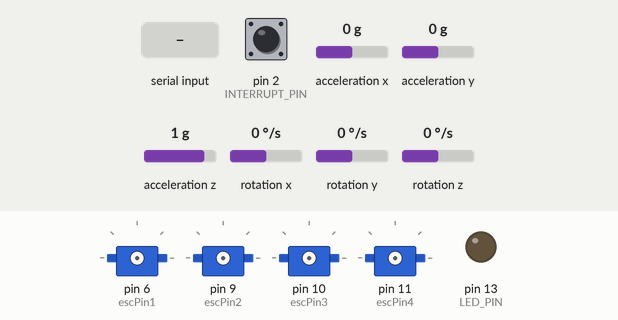
Recording of a sketch running on a simulated Arduino Leonardo, built with avr-gcc and run on an emulated ATmega32U4. Shown: 4 × servo, output pins drawn as LEDs (lit = HIGH). Inputs (shaded band) come from the test bench; at power-on: pin 2 (INTERRUPT_PIN) LOW, acceleration x 0 g, acceleration y 0 g, acceleration z 1 g, rotation x 0 °/s, rotation y 0 °/s, rotation z 0 °/s. The sensor or clock chip raises its interrupt line as the real part does; what the sketch prints to the serial monitor is not drawn.

Above: at 0.8 s.
0.9 s: "a\n" received over Serial
2.9 s: byte 97 ('a') received over Serial
At 3.8 s:
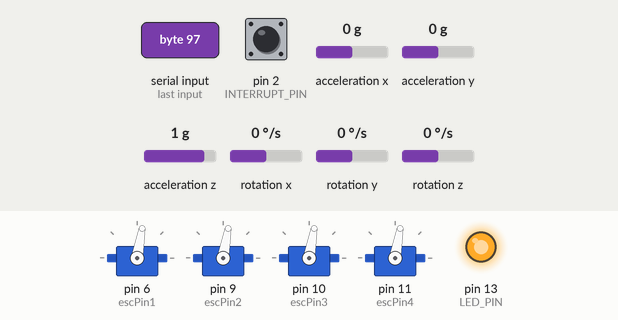
Timing chart, 0 to 5.9 s (numbered marks = the images above; inputs shaded):
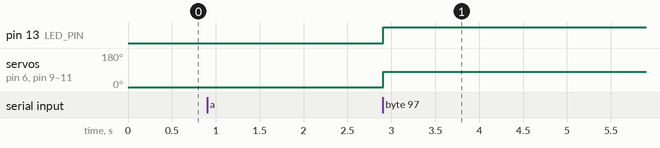

Measured:
- after the input at 2.9 s, pin 13 (LED_PIN): LOW → HIGH at once; servo on pin 6 (escPin1), servo on pin 9 (escPin2), servo on pin 10 (escPin3), servo on pin 11 (escPin4): 0° → 80° at once

The sketch:

MPU6050_DMP6.ino
```cpp
// I2C device class (I2Cdev) demonstration Arduino sketch for MPU6050 class using DMP (MotionApps v2.0)
// 6/21/2012 by Jeff Rowberg <jeff@rowberg.net>
// Updates should (hopefully) always be available at https://github.com/jrowberg/i2cdevlib
//
// Changelog:
//      2016-04-18 - Eliminated a potential infinite loop
//      2013-05-08 - added seamless Fastwire support
//                 - added note about gyro calibration
//      2012-06-21 - added note about Arduino 1.0.1 + Leonardo compatibility error
//      2012-06-20 - improved FIFO overflow handling and simplified read process
//      2012-06-19 - completely rearranged DMP initialization code and simplification
//      2012-06-13 - pull gyro and accel data from FIFO packet instead of reading directly
//      2012-06-09 - fix broken FIFO read sequence and change interrupt detection to RISING
//      2012-06-05 - add gravity-compensated initial reference frame acceleration output
//                 - add 3D math helper file to DMP6 example sketch
//                 - add Euler output and Yaw/Pitch/Roll output formats
//      2012-06-04 - remove accel offset clearing for better results (thanks Sungon Lee)
//      2012-06-01 - fixed gyro sensitivity to be 2000 deg/sec instead of 250
//      2012-05-30 - basic DMP initialization working

/* ============================================
  I2Cdev device library code is placed under the MIT license
  Copyright (c) 2012 Jeff Rowberg

  Permission is hereby granted, free of charge, to any person obtaining a copy
  of this software and associated documentation files (the "Software"), to deal
  in the Software without restriction, including without limitation the rights
  to use, copy, modify, merge, publish, distribute, sublicense, and/or sell
  copies of the Software, and to permit persons to whom the Software is
  furnished to do so, subject to the following conditions:

  The above copyright notice and this permission notice shall be included in
  all copies or substantial portions of the Software.

  THE SOFTWARE IS PROVIDED "AS IS", WITHOUT WARRANTY OF ANY KIND, EXPRESS OR
  IMPLIED, INCLUDING BUT NOT LIMITED TO THE WARRANTIES OF MERCHANTABILITY,
  FITNESS FOR A PARTICULAR PURPOSE AND NONINFRINGEMENT. IN NO EVENT SHALL THE
  AUTHORS OR COPYRIGHT HOLDERS BE LIABLE FOR ANY CLAIM, DAMAGES OR OTHER
  LIABILITY, WHETHER IN AN ACTION OF CONTRACT, TORT OR OTHERWISE, ARISING FROM,
  OUT OF OR IN CONNECTION WITH THE SOFTWARE OR THE USE OR OTHER DEALINGS IN
  THE SOFTWARE.
  ===============================================
*/

// I2Cdev and MPU6050 must be installed as libraries, or else the .cpp/.h files
// for both classes must be in the include path of your project
#include "I2Cdev.h"

#include "MPU6050_6Axis_MotionApps20.h"
//#include "MPU6050.h" // not necessary if using MotionApps include file

// Arduino Wire library is required if I2Cdev I2CDEV_ARDUINO_WIRE implementation
// is used in I2Cdev.h
#if I2CDEV_IMPLEMENTATION == I2CDEV_ARDUINO_WIRE
#include "Wire.h"
#endif

// class default I2C address is 0x68
// specific I2C addresses may be passed as a parameter here
// AD0 low = 0x68 (default for SparkFun breakout and InvenSense evaluation board)
// AD0 high = 0x69
MPU6050 mpu;
//MPU6050 mpu(0x69); // <-- use for AD0 high

/* =========================================================================
   NOTE: In addition to connection 3.3v, GND, SDA, and SCL, this sketch
   depends on the MPU-6050's INT pin being connected to the Arduino's
   external interrupt #0 pin. On the Arduino Uno and Mega 2560, this is
   digital I/O pin 2.
   ========================================================================= */

/* =========================================================================
   NOTE: Arduino v1.0.1 with the Leonardo board generates a compile error
   when using Serial.write(buf, len). The Teapot output uses this method.
   The solution requires a modification to the Arduino USBAPI.h file, which
   is fortunately simple, but annoying. This will be fixed in the next IDE
   release. For more info, see these links:

   http://arduino.cc/forum/index.php/topic,109987.0.html
   http://code.google.com/p/arduino/issues/detail?id=958
   ========================================================================= */


// uncomment "OUTPUT_READABLE_QUATERNION" if you want to see the actual
// quaternion components in a [w, x, y, z] format (not best for parsing
// on a remote host such as Processing or something though)
//#define OUTPUT_READABLE_QUATERNION

// uncomment "OUTPUT_READABLE_EULER" if you want to see Euler angles
// (in degrees) calculated from the quaternions coming from the FIFO.
// Note that Euler angles suffer from gimbal lock (for more info, see
// http://en.wikipedia.org/wiki/Gimbal_lock)
#define OUTPUT_READABLE_EULER

// uncomment "OUTPUT_READABLE_YAWPITCHROLL" if you want to see the yaw/
// pitch/roll angles (in degrees) calculated from the quaternions coming
// from the FIFO. Note this also requires gravity vector calculations.
// Also note that yaw/pitch/roll angles suffer from gimbal lock (for
// more info, see: http://en.wikipedia.org/wiki/Gimbal_lock)
//#define OUTPUT_READABLE_YAWPITCHROLL

// uncomment "OUTPUT_READABLE_REALACCEL" if you want to see acceleration
// components with gravity removed. This acceleration reference frame is
// not compensated for orientation, so +X is always +X according to the
// sensor, just without the effects of gravity. If you want acceleration
// compensated for orientation, us OUTPUT_READABLE_WORLDACCEL instead.
//#define OUTPUT_READABLE_REALACCEL

// uncomment "OUTPUT_READABLE_WORLDACCEL" if you want to see acceleration
// components with gravity removed and adjusted for the world frame of
// reference (yaw is relative to initial orientation, since no magnetometer
// is present in this case). Could be quite handy in some cases.
//#define OUTPUT_READABLE_WORLDACCEL

// uncomment "OUTPUT_TEAPOT" if you want output that matches the
// format used for the InvenSense teapot demo
#define OUTPUT_TEAPOT


#include <Servo.h>
#define INTERRUPT_PIN 2  // use pin 2 on Arduino Uno & most boards
#define LED_PIN 13 // (Arduino is 13, Teensy is 11, Teensy++ is 6)
bool blinkState = false;

// MPU control/status vars
bool dmpReady = false;  // set true if DMP init was successful
uint8_t mpuIntStatus;   // holds actual interrupt status byte from MPU
uint8_t devStatus;      // return status after each device operation (0 = success, !0 = error)
uint16_t packetSize;    // expected DMP packet size (default is 42 bytes)
uint16_t fifoCount;     // count of all bytes currently in FIFO
uint8_t fifoBuffer[64]; // FIFO storage buffer

// orientation/motion vars
Quaternion q;           // [w, x, y, z]         quaternion container
VectorInt16 aa;         // [x, y, z]            accel sensor measurements
VectorInt16 aaReal;     // [x, y, z]            gravity-free accel sensor measurements
VectorInt16 aaWorld;    // [x, y, z]            world-frame accel sensor measurements
VectorFloat gravity;    // [x, y, z]            gravity vector
float euler[3];         // [psi, theta, phi]    Euler angle container
float ypr[3];           // [yaw, pitch, roll]   yaw/pitch/roll container and gravity vector

// packet structure for InvenSense teapot demo
uint8_t teapotPacket[14] = { '$', 0x02, 0, 0, 0, 0, 0, 0, 0, 0, 0x00, 0x00, '\r', '\n' };


Servo esc1;
Servo esc2;
Servo esc3;
Servo esc4;
int escPin1 = 6;
int escPin2 = 9;
int escPin3 = 10;
int escPin4 = 11;
int minPulseRate        = 1000;
int maxPulseRate        = 2000;
int throttleChangeDelay = 50;

boolean dor = false ;


// ================================================================
// ===               INTERRUPT DETECTION ROUTINE                ===
// ================================================================

volatile bool mpuInterrupt = false;     // indicates whether MPU interrupt pin has gone high
void dmpDataReady() {
  mpuInterrupt = true;
}


// ================================================================
// ===                      INITIAL SETUP                       ===
// ================================================================

void setup() {
  // join I2C bus (I2Cdev library doesn't do this automatically)
#if I2CDEV_IMPLEMENTATION == I2CDEV_ARDUINO_WIRE
  Wire.begin();
  Wire.setClock(400000); // 400kHz I2C clock. Comment this line if having compilation difficulties
#elif I2CDEV_IMPLEMENTATION == I2CDEV_BUILTIN_FASTWIRE
  Fastwire::setup(400, true);
#endif

  // initialize serial communication
  // (115200 chosen because it is required for Teapot Demo output, but it's
  // really up to you depending on your project)
  Serial.begin(115200);
  while (!Serial); // wait for Leonardo enumeration, others continue immediately

  // NOTE: 8MHz or slower host processors, like the Teensy @ 3.3V or Arduino
  // Pro Mini running at 3.3V, cannot handle this baud rate reliably due to
  // the baud timing being too misaligned with processor ticks. You must use
  // 38400 or slower in these cases, or use some kind of external separate
  // crystal solution for the UART timer.

  // initialize device
  Serial.println(F("Initializing I2C devices..."));
  mpu.initialize();
  pinMode(INTERRUPT_PIN, INPUT);

  // verify connection
  Serial.println(F("Testing device connections..."));
  Serial.println(mpu.testConnection() ? F("MPU6050 connection successful") : F("MPU6050 connection failed"));

  // wait for ready
  Serial.println(F("\nSend any character to begin DMP programming and demo: "));
  while (Serial.available() && Serial.read()); // empty buffer
  while (!Serial.available());                 // wait for data
  while (Serial.available() && Serial.read()); // empty buffer again

  // load and configure the DMP
  Serial.println(F("Initializing DMP..."));
  devStatus = mpu.dmpInitialize();

  // supply your own gyro offsets here, scaled for min sensitivity
  mpu.setXGyroOffset(220);
  mpu.setYGyroOffset(76);
  mpu.setZGyroOffset(-85);
  mpu.setZAccelOffset(1788); // 1688 factory default for my test chip

  // make sure it worked (returns 0 if so)
  if (devStatus == 0) {
    // turn on the DMP, now that it's ready
    Serial.println(F("Enabling DMP..."));
    mpu.setDMPEnabled(true);

    // enable Arduino interrupt detection
    Serial.print(F("Enabling interrupt detection (Arduino external interrupt "));
    Serial.print(digitalPinToInterrupt(INTERRUPT_PIN));
    Serial.println(F(")..."));
    attachInterrupt(digitalPinToInterrupt(INTERRUPT_PIN), dmpDataReady, RISING);
    mpuIntStatus = mpu.getIntStatus();

    // set our DMP Ready flag so the main loop() function knows it's okay to use it
    Serial.println(F("DMP ready! Waiting for first interrupt..."));
    dmpReady = true;

    // get expected DMP packet size for later comparison
    packetSize = mpu.dmpGetFIFOPacketSize();
  } else {
    // ERROR!
    // 1 = initial memory load failed
    // 2 = DMP configuration updates failed
    // (if it's going to break, usually the code will be 1)
    Serial.print(F("DMP Initialization failed (code "));
    Serial.print(devStatus);
    Serial.println(F(")"));
  }

  // configure LED for output
  pinMode(LED_PIN, OUTPUT);


  initEscs();
}


// ================================================================
// ===                    MAIN PROGRAM LOOP                     ===
// ================================================================

void loop() {
  // if programming failed, don't try to do anything
  if (!dmpReady) return;

  // wait for MPU interrupt or extra packet(s) available
  while (!mpuInterrupt && fifoCount < packetSize) {
    if (mpuInterrupt && fifoCount < packetSize) {
      // try to get out of the infinite loop
      fifoCount = mpu.getFIFOCount();
    }
    // other program behavior stuff here
    // .
    // .
    // .
    // if you are really paranoid you can frequently test in between other
    // stuff to see if mpuInterrupt is true, and if so, "break;" from the
    // while() loop to immediately process the MPU data
    // .
    // .
    // .
  }

  // reset interrupt flag and get INT_STATUS byte
  mpuInterrupt = false;
  mpuIntStatus = mpu.getIntStatus();

  // get current FIFO count
  fifoCount = mpu.getFIFOCount();

  // check for overflow (this should never happen unless our code is too inefficient)
  if ((mpuIntStatus & _BV(MPU6050_INTERRUPT_FIFO_OFLOW_BIT)) || fifoCount >= 1024) {
    // reset so we can continue cleanly
    mpu.resetFIFO();
    fifoCount = mpu.getFIFOCount();
    Serial.println(F("FIFO overflow!"));

    // otherwise, check for DMP data ready interrupt (this should happen frequently)
  } else if (mpuIntStatus & _BV(MPU6050_INTERRUPT_DMP_INT_BIT)) {
    // wait for correct available data length, should be a VERY short wait
    while (fifoCount < packetSize) fifoCount = mpu.getFIFOCount();

    // read a packet from FIFO
    mpu.getFIFOBytes(fifoBuffer, packetSize);

    // track FIFO count here in case there is > 1 packet available
    // (this lets us immediately read more without waiting for an interrupt)
    fifoCount -= packetSize;

#ifdef OUTPUT_READABLE_QUATERNION
    // display quaternion values in easy matrix form: w x y z
    mpu.dmpGetQuaternion(&q, fifoBuffer);
    Serial.print("quat\t");
    Serial.print(q.w);
    Serial.print("\t");
    Serial.print(q.x);
    Serial.print("\t");
    Serial.print(q.y);
    Serial.print("\t");
    Serial.println(q.z);
#endif

#ifdef OUTPUT_READABLE_EULER
    // display Euler angles in degrees
    mpu.dmpGetQuaternion(&q, fifoBuffer);
    mpu.dmpGetEuler(euler, &q);
    Serial.print("euler\t");
    Serial.print(euler[0] * 180 / M_PI);
    Serial.print("\t");
    Serial.print(euler[1] * 180 / M_PI);
    Serial.print("\t");
    Serial.println(euler[2] * 180 / M_PI);
#endif

#ifdef OUTPUT_READABLE_YAWPITCHROLL
    // display Euler angles in degrees
    mpu.dmpGetQuaternion(&q, fifoBuffer);
    mpu.dmpGetGravity(&gravity, &q);
    mpu.dmpGetYawPitchRoll(ypr, &q, &gravity);
    Serial.print("ypr\t");
    Serial.print(ypr[0] * 180 / M_PI);
    Serial.print("\t");
    Serial.print(ypr[1] * 180 / M_PI);
    Serial.print("\t");
    Serial.println(ypr[2] * 180 / M_PI);
#endif

#ifdef OUTPUT_READABLE_REALACCEL
    // display real acceleration, adjusted to remove gravity
    mpu.dmpGetQuaternion(&q, fifoBuffer);
    mpu.dmpGetAccel(&aa, fifoBuffer);
    mpu.dmpGetGravity(&gravity, &q);
    mpu.dmpGetLinearAccel(&aaReal, &aa, &gravity);
    Serial.print("areal\t");
    Serial.print(aaReal.x);
    Serial.print("\t");
    Serial.print(aaReal.y);
    Serial.print("\t");
    Serial.println(aaReal.z);
#endif

#ifdef OUTPUT_READABLE_WORLDACCEL
    // display initial world-frame acceleration, adjusted to remove gravity
    // and rotated based on known orientation from quaternion
    mpu.dmpGetQuaternion(&q, fifoBuffer);
    mpu.dmpGetAccel(&aa, fifoBuffer);
    mpu.dmpGetGravity(&gravity, &q);
    mpu.dmpGetLinearAccel(&aaReal, &aa, &gravity);
    mpu.dmpGetLinearAccelInWorld(&aaWorld, &aaReal, &q);
    Serial.print("aworld\t");
    Serial.print(aaWorld.x);
    Serial.print("\t");
    Serial.print(aaWorld.y);
    Serial.print("\t");
    Serial.println(aaWorld.z);
#endif

#ifdef OUTPUT_TEAPOT
    // display quaternion values in InvenSense Teapot demo format:
    teapotPacket[2] = fifoBuffer[0];
    teapotPacket[3] = fifoBuffer[1];
    teapotPacket[4] = fifoBuffer[4];
    teapotPacket[5] = fifoBuffer[5];
    teapotPacket[6] = fifoBuffer[8];
    teapotPacket[7] = fifoBuffer[9];
    teapotPacket[8] = fifoBuffer[12];
    teapotPacket[9] = fifoBuffer[13];
    Serial.write(teapotPacket, 14);
    teapotPacket[11]++; // packetCount, loops at 0xFF on purpose
#endif

    // blink LED to indicate activity
    /*blinkState = !blinkState;
      digitalWrite(LED_PIN, blinkState);*/
  }


  if (Serial.available() > 0) {
    char i = Serial.read();
    if ( i == 'a') {

      blinkState = !blinkState;
      dor = !dor;
      digitalWrite(LED_PIN, blinkState);

      if (dor) {
        writeTo4Escs(0);


        writeTo4Escs(80);
      } else {
        writeTo4Escs(0);
      }
    }
  }


}


void writeTo4Escs(int throttle) {
  esc1.write(throttle);
  esc2.write(throttle);
  esc3.write(throttle);
  esc4.write(throttle);
}


void initEscs() {
  esc1.attach(escPin1, minPulseRate, maxPulseRate);
  esc2.attach(escPin2, minPulseRate, maxPulseRate);
  esc3.attach(escPin3, minPulseRate, maxPulseRate);
  esc4.attach(escPin4, minPulseRate, maxPulseRate);
  writeTo4Escs(0);

}
```
